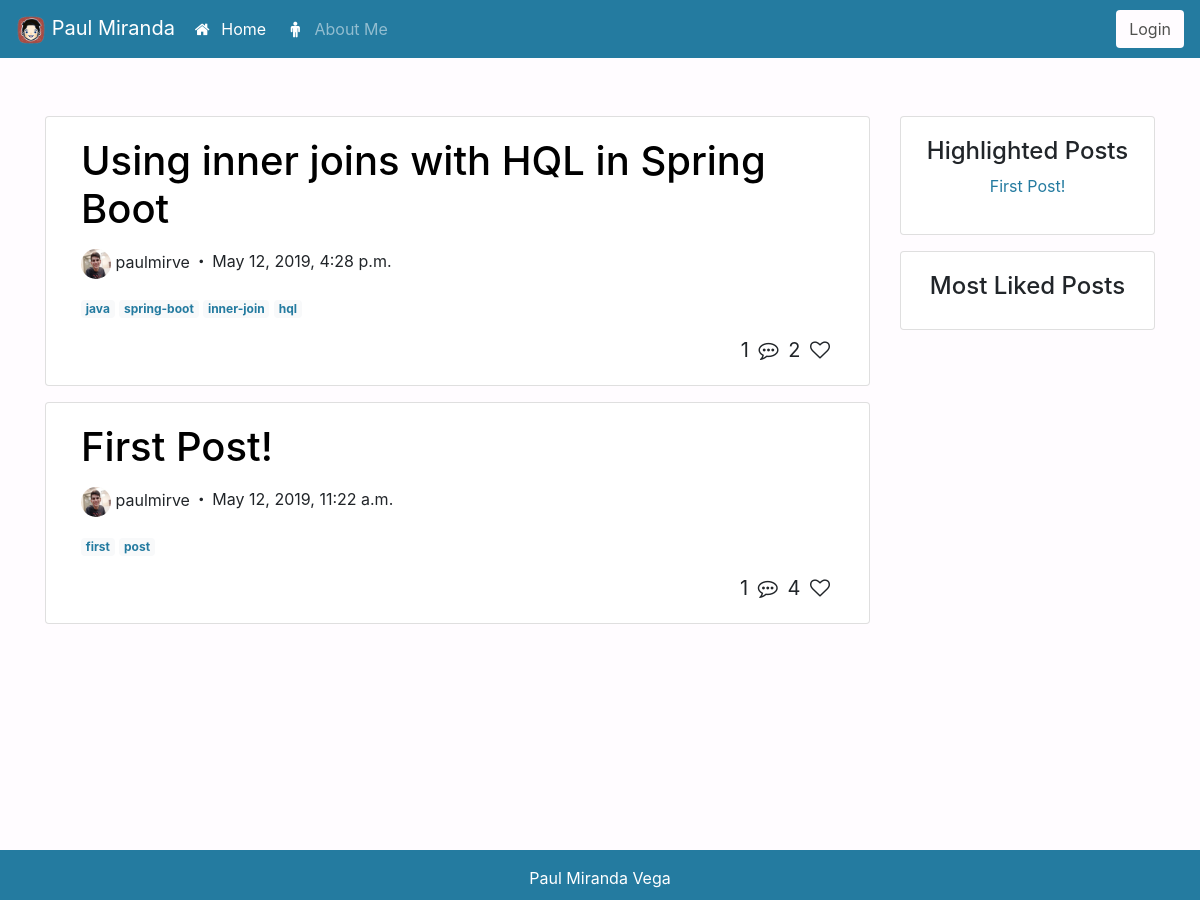
Before: / with the older database file.
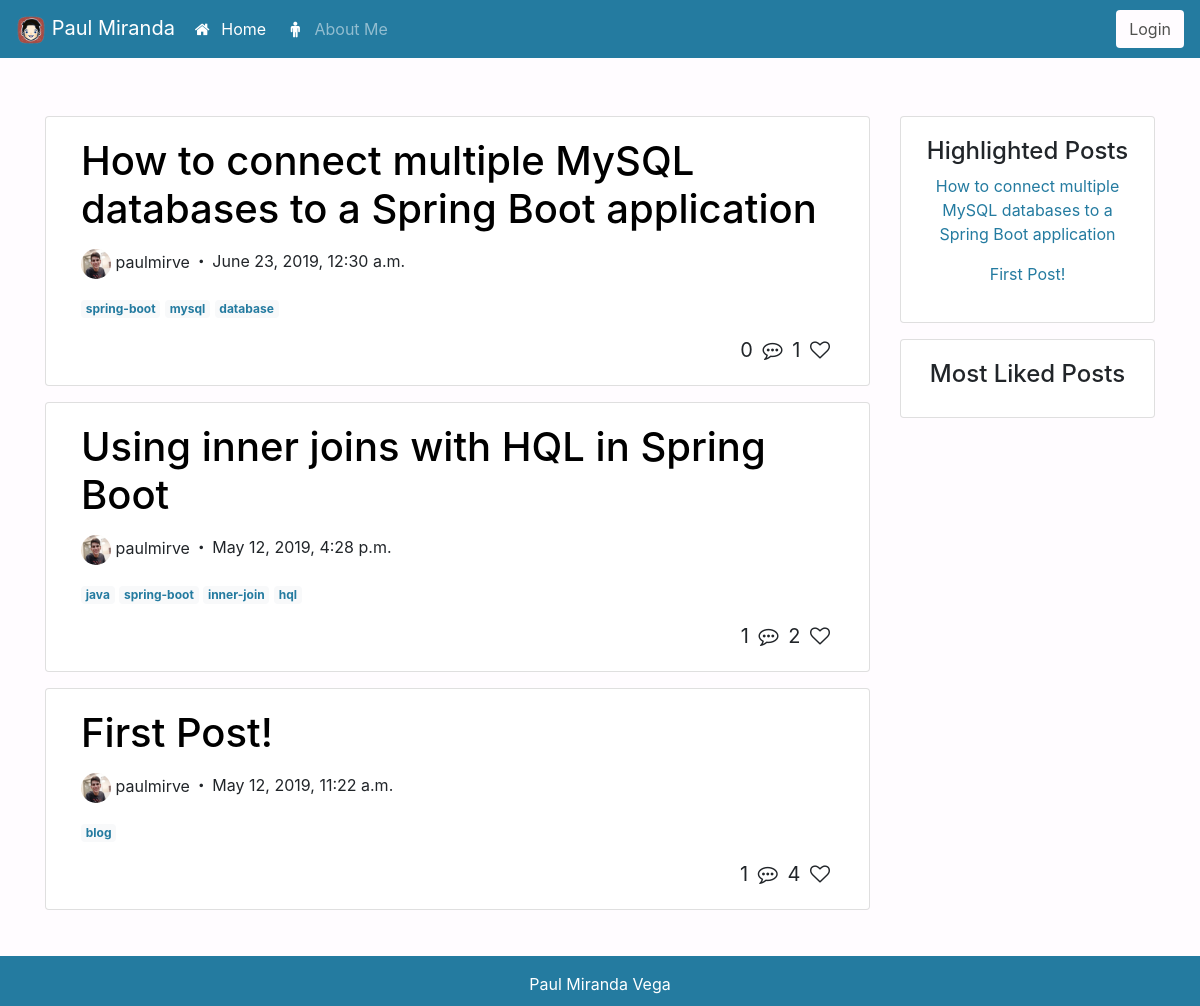
After: the same page with the newer database file.
### blog/models.py (models this page shows, shortened)
class Post(models.Model):
    author = models.ForeignKey('auth.User', on_delete=models.CASCADE)
    title = models.CharField(max_length = 200)
    text = models.TextField()
    created_date = models.DateTimeField(default = timezone.now)
    likes = models.IntegerField(default=0)
    tags = models.CharField(max_length = 50, default = '' )
    highlight = models.BooleanField(default = False)
    def split_tags(self):
        return self.tags.split()

### blog/views.py (the view)
# urls.py: path('',views.PostListView.as_view(),name='post_list'),
class PostListView(ListView):
    model = Post
    def get_queryset(self):
        return Post.objects.filter(created_date__lte=timezone.now()).order_by('-created_date')

### blog/templates/blog/post_list.html (shortened to what this page needs)
{% extends 'base.html' %}
{% load static %}
{% block body_block %}
<div class="container">
    <div class="row">
        <div class="content col-12 col-lg-9 posts">
            {% for post in post_list %}
            <div class="card my-3">
                <div class="card-body">
                    <div class="container">
                        <div class="row">
                            <div class="col-12">
                                <a href="{% url 'blog:post_detail'  pk=post.pk%}" class="card_title_link">
                                    <h1 class="mb-3 card-title">{{post.title}}</h1>
                                </a>
                                <div class="row">
                                    <div class="col d-inline-flex">
                                        <p><span><img src="{% static 'img/paul.jpg' %}" class="profile_picture"
                                                    width="30px" height="30px" alt="" foto></span> {{post.author}}</p>
                                        <i class="icon-dot"></i>
                                        <p>{{post.created_date}}</p>
                                    </div>
                                </div>
                                <p>
                                    {% for tag in post.split_tags %}
                                    <a href="#" class="badge badge-light">{{tag}}</a>
                                    {% endfor %}
                                </p>
                                <div class="text-right  likes_and_comments">
                                    {{post.comments.count}}
                                    <i class="icon-commenting-o comments-icon"></i>
                                    {{post.likes}}
                                    <i class="icon-heart-empty like-icon"></i>
                                </div>
                            </div>
                        </div>
                    </div>
                </div>
            </div>
            {% endfor %}
        </div>
        <div class="sidebar col-12 col-lg-3">
            <div class="card my-3">
                <div class="card-body text-center">
                    <h4>Highlighted Posts</h4>
                    {% for post in post_list %}
                    {% if post.highlight == True %}
                    <p><a href="{% url 'blog:post_detail'  pk=post.pk%}" class="most-liked-posts">{{post.title}}</a></p>
                    {% endif %}
                    {% endfor %}
                </div>
            </div>
            <div class="card my-3">
                <div class="card-body text-center">
                    <h4>Most Liked Posts</h4>
                </div>
            </div>
        </div>
    </div>
</div>
{% endblock %}

Changed rows visible on the page:
added Post: title "How to connect multiple MySQL databases to a Spring Boot application", author "paulmirve", created_date "June 23, 2019, 12:30 a.m.", split_tags "spring-boot" "mysql" "database", comments.count "0", likes "1"
Other visible differences:
new list line: "blog"
list line gone: "first"
list line gone: "post"
